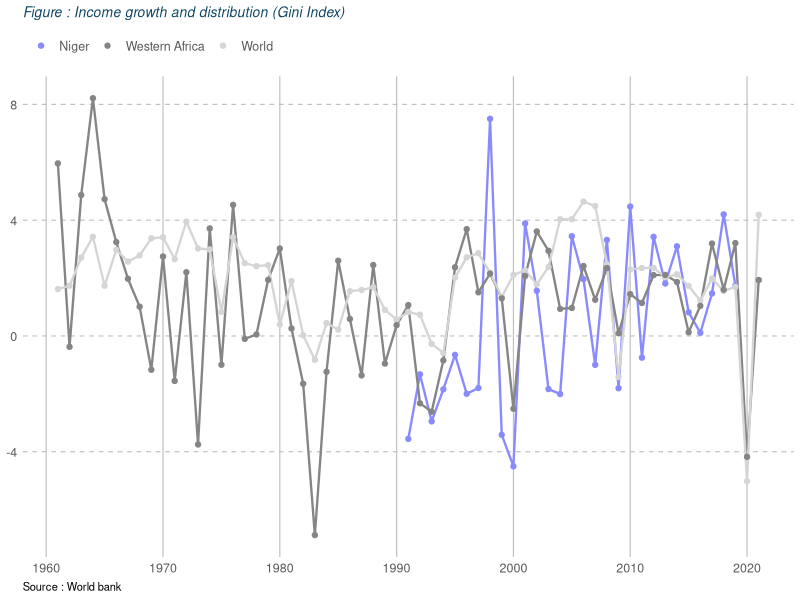
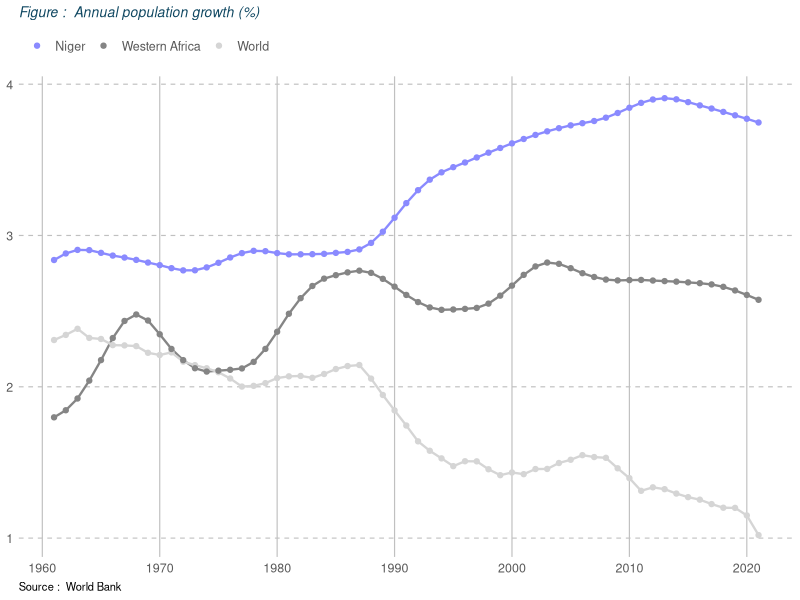
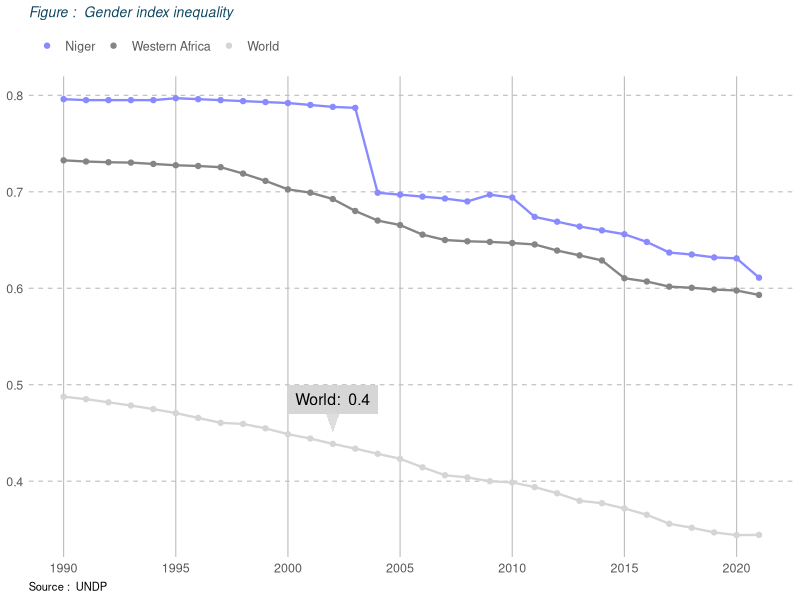

These charts were generated, in order, by the following R code:
## ---- chunk 1
knitr::opts_chunk$set(echo = TRUE, warning = FALSE, message = FALSE, 
                      eval = TRUE, fig.align = "center")
## ---- chunk 2
library(readr)

dfGrowth <- read_csv("..//Donnees//annual-growth-in-gni-per-capita.csv")
# tail(dfGrowth, 5)
head(dfGrowth, 5)

dfGindex <- read_csv("..//Donnees//gender-inequality-index.csv")
# tail(dfGindex, 5)
head(dfGindex, 5)

dfPopGrowth <- read_csv("..//Donnees//population-growth-annual.csv")
# tail(dfPopGrowth, 5)
head(dfPopGrowth, 5)
## ---- chunk 3
summary(dfGrowth)
## ---- chunk 4
summary(dfGindex)
## ---- chunk 5
summary(dfPopGrowth)
## ---- chunk 6
# library(forcats)
# fct_unique(dfGrowth[[1]])
sum(duplicated(dfGrowth))
## ---- chunk 7
update = function(data){
  # Librarie
  library(dplyr)

  # renommer les colonnes en termes plus simples
  data = data |> dplyr::rename(region = `Region Name`,
                     C3region = `Region Alpha-3 Code`,
                     year = `End Year`)
  
  # Sélection des colonnes nécessaire
  data = data |> dplyr::select(c("region","C3region","year","Value"))
  
  attach(data)
  # Trier selon l'année et la région
  df = data[order(year,region),]
  
  return(df)
}

dfGrowth = update(dfGrowth)
## ---- chunk 8
## Cette Fonction permet d'enregistrer la base avec les variables du tracé
rebase = function(df){
  # Librairie
  library(tidyverse) 
  
  # Transposer la base en format temporelle
  df <- df %>% pivot_wider(
                            names_from = "year",
                            values_from = "Value")
  
  # Index des lignes
  df  <- df %>% remove_rownames %>%
    column_to_rownames(var="C3region")
  
  # Base de données temporelle ordonnées
  new_df = df[,order(names(df))]
  
  return(df)
}

## Application
dfGrowth = rebase(dfGrowth)
## ---- chunk 9
## Pays de l'Afrique de l'Ouest
WAfrica = c("Benin","Burkina Faso","Cabo Verde","Côte d'Ivoire","Gambia", 
            "Guinea","Guinea-Bissau","Mali","Mauritania","Niger","Nigeria",
            "Senegal","Sierra Leone","Togo")
## ---- chunk 10
# Déterminer les valeurs des lignes du monde et de l'Afrique de 
# l'ouest dans la base de données par lecalcul des moyennes
lineWorld = colMeans(dfGrowth[-1], na.rm = T)
lineWAfrica = colMeans((dfGrowth |> filter(region %in% WAfrica))[-1], 
                       na.rm = T)

# Dimension de la base de données
n = dim(dfGrowth)[1]
p = dim(dfGrowth)[2]

# Ajout de la ligne World
dfGrowth[n+1,1] = "World"
dfGrowth[n+1,2:p] = lineWorld

# Ajout de la ligne Western Africa
dfGrowth[n+2,1] = "Western Africa"
dfGrowth[n+2,2:p] = lineWAfrica

# Définir les pays pour les graphes
countries = c("Niger", "Western Africa", "World")

# Filtrer selon les pays définis ci-dessus
dfGrowth = dfGrowth %>% filter(region%in%countries)
## ---- chunk 11
## Librairie
library(tidyr)

## Transposer pour avoir le format long
dfGrowth = gather(dfGrowth,key = "year", value = "Value", -region)

## Convertir la variable year en numérique
dfGrowth$year = as.numeric(dfGrowth$year)

## Trier selon les années
dfGrowth <- dfGrowth[order(dfGrowth$year), ]

## Affichage des premières masques
head(dfGrowth)
## ---- chunk 12
library(ggplot2)
library(ggthemes)

ggplot(dfGrowth, mapping = aes(x = year, y = Value, col = region)) +
  # Ajout de la courbe et des points
  geom_line(size = 0.8, show.legend = F) + theme_bw() + 
  geom_point() + 
  scale_x_continuous(n.breaks = 6) + 
  labs(
    title = "Figure : Income growth and distribution (Gini Index)",
    x = "", y = "", caption = "Source : World bank", colour = "",) +
  # Ajout d'un thème format excel
  theme_excel_new() + 
  # Changer les couleurs
  scale_color_manual(values = c("#8A8AFF","#858585","#D5D5D5")) + 
  theme(
    panel.grid.major.y = element_line(linetype = 'dashed', 
                                      size = 0.4, color = "#C0C0C0"),
    panel.grid.major.x = element_line(linetype = 'solid', 
                                      size = 0.4, color = "#C0C0C0"),
    plot.title = element_text(hjust=0, size = 10, 
                              color = "#0F4761", face = "italic"),
    plot.caption = element_text(hjust=0, size = 8, color = "black"),
    legend.position = 'top', legend.justification = 'left',
  ) 
## ---- chunk 13
TP2_graph <- function(df, titre, source, display_box = F){
  
  ## Librairies
  library(tidyverse)
  library(tidyr)
  library(ggplot2)
  library(ggthemes)
  
  ## Pays de l'Afrique de l'Ouest
  WAfrica = c("Benin","Burkina Faso","Cabo Verde","Côte d'Ivoire","Gambia", 
          "Guinea","Guinea-Bissau","Mali","Mauritania","Niger","Nigeria",
          "Senegal","Sierra Leone","Togo")
  
  ## Zones géographiques pour le tracé des graphes
  countries = c("Niger", "Western Africa", "World")

  ## Transformer la base avec la fonction update
  df = update(df)
  
  ## Reconstruire la base
  df = rebase(df)
  
  ## Ajout des statistiques moyennes dans le monde
  lineWorld = colMeans(df[-1], na.rm = T)
  df[dim(df)[1]+1,1] = "World"
  df[dim(df)[1],2:dim(df)[2]] = lineWorld

  ## Ajout des statistiques moyennes dans l'Afrique de l'Ouest
  lineWAfrica = colMeans((df |> filter(region %in% WAfrica))[-1], na.rm = T)
  df[dim(df)[1]+1,1] = "Western Africa"
  df[dim(df)[1],2:dim(df)[2]] = lineWAfrica

  ## Filtrer les zones pour les courbes
  new_df = df %>% filter(region%in%countries)
  
  ## Transformation de la base en format long
  new_df = gather(new_df,key = "year", value = "Value", -region)
  
  ## Convertir la variable année en numérique
  new_df$year = as.numeric(new_df$year)
  
  ## Trier selon l'année
  new_df <- new_df[order(new_df$year), ]
  
  ## Courbes
  plot <- ggplot(new_df, mapping = aes(x = year, y = Value, col = region)) +
  geom_line(size = 0.8, show.legend = F) + theme_bw() + geom_point() + 
  scale_x_continuous(n.breaks = 6) + 
  labs(
    title = paste("Figure : ",titre),
    x = "", y = "", caption = paste("Source : ",source), colour = "",
  ) + theme_excel_new() + 
    scale_color_manual(values = c("#8A8AFF","#858585","#D5D5D5")) +
  theme(
    panel.grid.major.y = element_line(linetype = 'dashed', 
                                      size = 0.4, color = "#C0C0C0"),
    panel.grid.major.x = element_line(linetype = 'solid',
                                      size = 0.4, color = "#C0C0C0"),
    plot.title = element_text(hjust=0, size = 10, 
                              color = "#0F4761", face = "italic"),
    plot.caption = element_text(hjust=0, size = 8, color = "black"),
    legend.position = 'top', legend.justification = 'left'
  )
  
  ## Ajout de la bulle narrative
  if (display_box == T){
    label_data <- data.frame(
      x = 2002,
      y = 0.4,
      label = "World: "
    )
    plot = plot + 
      geom_rect(aes(xmin = 2002 - 2, xmax = 2002 + 2,
                    ymin = 0.4 + 0.07, ymax = 0.4 + 0.1),
            fill = "#D5D5D5", color = NA, shadow = 2,
            alpha = 0.8, show.legend = F) +
      geom_text(data = label_data,
            aes(label = paste(label,0.4), x = x, y = y+0.085),
            size = 4, colour = "black") +
      annotate("polygon",
         x = c(2002 - 0.3, 2002 + 0.3, 2002),
         y = c(0.4 + 0.07, 0.4 + 0.07, 0.4 + 0.05),
         fill = "#D5D5D5",
         alpha = 0.8)
  }
  return(plot)
}
## ---- chunk 14
TP2_graph(dfPopGrowth,titre="Annual population growth (%)",
          source="World Bank")
## ---- chunk 15
TP2_graph(dfGindex,titre="Gender index inequality",
          source="UNDP", display_box = T)
